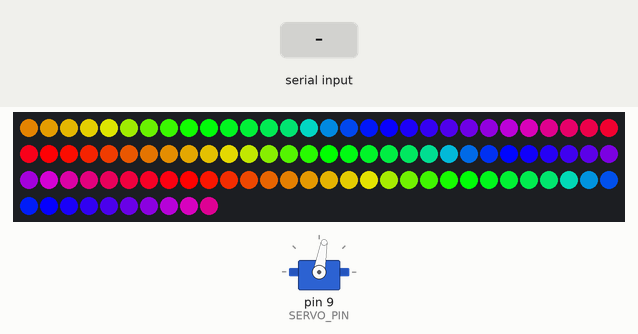
Simulated run of this sketch. Board: Arduino Uno, built with avr-gcc and run on an emulated ATmega328P. Parts: servo, 100 RGB LEDs in strip order, left to right, continuing on the next row. Inputs (shaded band) come from the test bench. What the sketch prints to the serial monitor is not drawn.

Above: at 1.2 s.
1.3 s: "L" received over Serial
At 2.6 s:
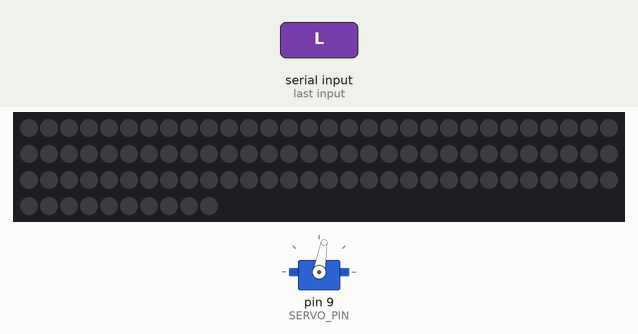
3.8 s: "S,45\n" received over Serial
At 5.0 s:
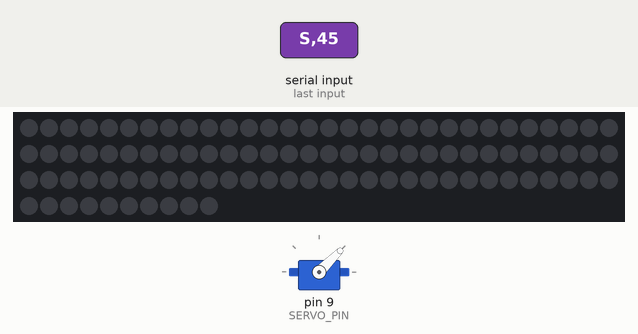
5.3 s: "S" received over Serial
At 6.7 s:
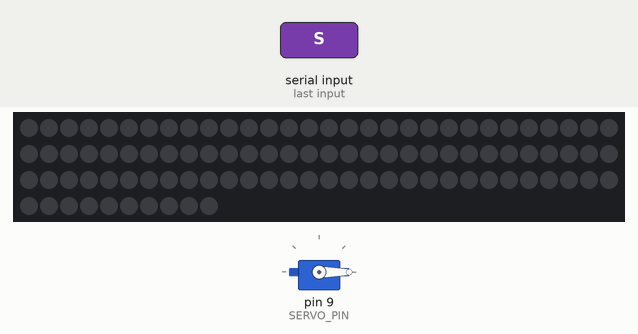
7.8 s: "L90\n" received over Serial
At 7.96 s:
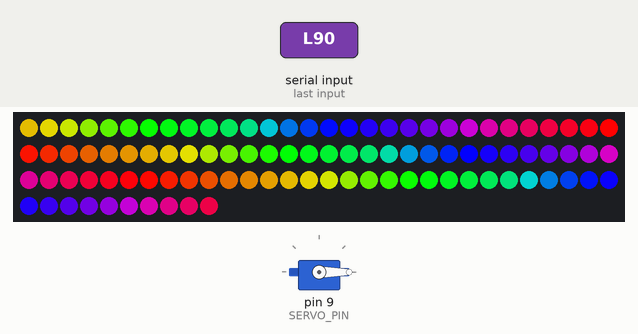
10.2 s: "S,45\n" received over Serial
At 10.4 s:
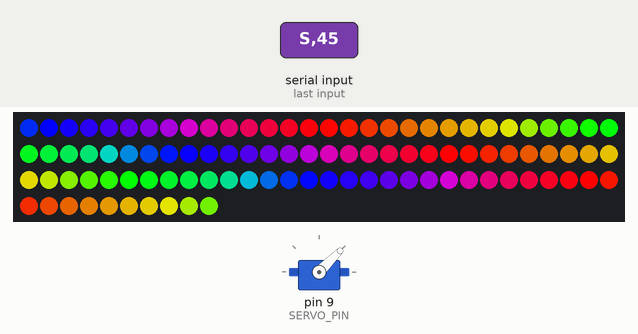
Timing chart, 0 to 13.2 s (numbered marks = the images above; inputs shaded):
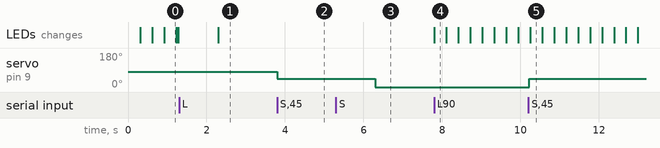

Measured:
- after the input at 1.3 s, the LEDs: change after 1.0 s (image 1)
- after the input at 3.8 s, servo on pin 9 (SERVO_PIN): 80° → 45° at once
- after the input at 5.3 s, servo on pin 9 (SERVO_PIN): 45° → 0° after 1.0 s
- after the input at 7.8 s, the LEDs: change at once (image 4)
- after the input at 10.2 s, servo on pin 9 (SERVO_PIN): 0° → 45° at once

The sketch:

Custom_Nail_Solutions_Arduino.ino
```cpp
#include <FastLED.h>
#include <Servo.h>

// --- Configuration ---
// LED setup
#define LED_PIN 6
#define NUM_LEDS 100
CRGB leds[NUM_LEDS];

// Servo setup
#define SERVO_PIN 9
Servo myServo;

// --- State Variables (NEW) ---
// 1: White (Static), 2: Rainbow (Continuous)
int currentPattern = 2; // Default to continuous Rainbow
uint8_t gHue = 0; // Variable to track the current position in the rainbow

// --- Setup Function (Combined) ---
void setup() {
  // Start Serial communication
  Serial.begin(9600);

  // Initialize LED strip
  FastLED.addLeds<WS2812, LED_PIN, GRB>(leds, NUM_LEDS);
  FastLED.setBrightness(255); // Set max brightness

  // Initialize Servo
  myServo.attach(SERVO_PIN);

  // --- Set a safe starting state ---
  myServo.write(80); // Start at the first angle your Python script uses
  Serial.println("Arduino is ready for commands.");

  // Initialize LEDs to black, the first call to loop() will start the rainbow
  fill_solid(leds, NUM_LEDS, CRGB::Black);
  FastLED.show();
}

// --- Main Loop (Refactored for Non-Blocking State Management) ---
void loop() {
  // --- 1. Check for Serial Commands (Highest Priority) ---
  if (Serial.available() > 0) {
    // Read the first character to determine the command type ('S' for Servo, 'L' for LED)
    char command = Serial.read();

    if (command == 'S') {
      // If 'S', the next part is an integer for the angle
      int angle = Serial.parseInt();
      myServo.write(angle); // Move the servo to the specified angle

      // Clear any leftover characters in the buffer after reading the int
      while (Serial.available()) { Serial.read(); }
    }
    else if (command == 'L') {
      // If 'L', the next part is an integer for the pattern
      int pattern = Serial.parseInt();
      setLedPattern(pattern); // Change the active LED pattern

      // Clear any leftover characters in the buffer after reading the int
      while (Serial.available()) { Serial.read(); }
    }
  }

  // --- 2. Execute Current LED Pattern (Non-blocking default mode) ---
  // If no command was received, the Arduino executes the current pattern.
  if (currentPattern == 1) {
    // Pattern 1: Static White. No action needed here, as it was set in setLedPattern.
    // This ensures the LED state is held constant during the scan.
  }
  else if (currentPattern == 2) {
    // Pattern 2: Continuous Rainbow.
    updateRainbow();
  }

  // A small delay is acceptable here to debounce the loop and prevent
  // the Arduino from running too hot, but FastLED often handles timing internally.
  // delay(1);
}

// --- Helper Function for LED Patterns (MODIFIED to set state) ---
void setLedPattern(int pattern) {
  currentPattern = pattern; // Set the new state/pattern

  switch (pattern) {
    case 0: // Pattern 0: All LEDs Off
      fill_solid(leds, NUM_LEDS, CRGB::Black);
      FastLED.show();
      break;
    case 1: // Pattern 1: All LEDs White (used during scanning)
      fill_solid(leds, NUM_LEDS, CRGB::White);
      FastLED.show();
      break;
    case 2:
      // Pattern 2: Rainbow Mode. We don't run the animation here,
      // we simply switch the state. The main loop will handle the animation.
      break;
    default:
      // If an unknown pattern is requested, default back to the continuous rainbow
      currentPattern = 2;
      break;
  }
}

// --- Non-Blocking Rainbow Effect (NEW) ---
// This function must be called continuously in the main loop()
// but is non-blocking (it doesn't use delay()).
void updateRainbow() {
  // FastLED utility that runs the code inside every 20 milliseconds
  EVERY_N_MILLISECONDS(20) {
  gHue++; // Advance the color position
  }

  // Draw the rainbow effect based on the current hue.
  // `fill_rainbow` is a much cleaner way to draw this effect than the old Wheel function.
  fill_rainbow(leds, NUM_LEDS, gHue, 7); // Start color, total LEDs, hue, delta hue
  FastLED.show();
}
```
